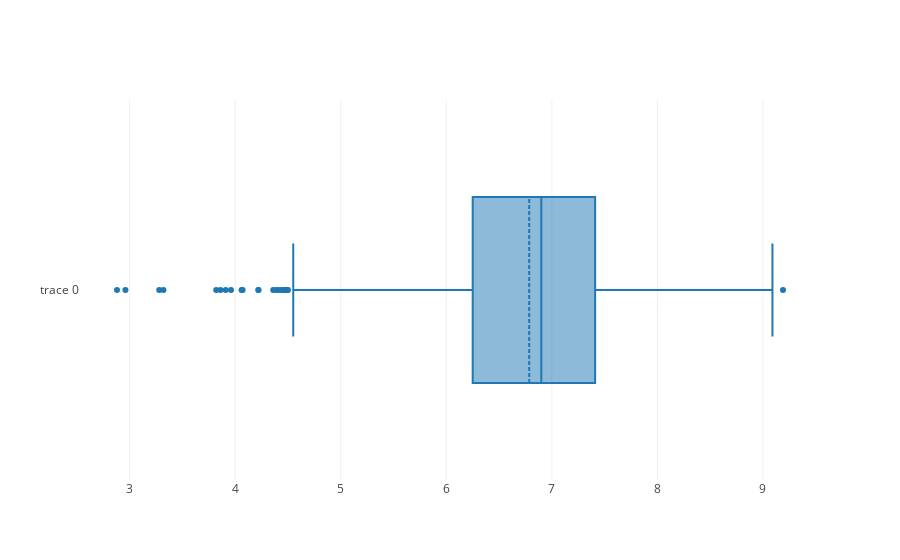

Here is the notebook cell this chart was saved with:
### Code cell
data = [go.Box(x=dataset.ef_score, boxmean=True)]
iplot(data)

### Figure 1 — Plotly figure (JSON) as saved in the notebook; plotly's stock layout.template omitted (floating-point values rounded to 4 significant figures; data arrays with more than 128 entries replaced by an {"elided": "..."} marker saying what was removed)
{"data": [{"boxmean": true, "type": "box", "uid": "0f68ecb7-51be-4b87-97eb-5193854059e2", "x": {"elided": "1458 float values"}}], "layout": {}}
